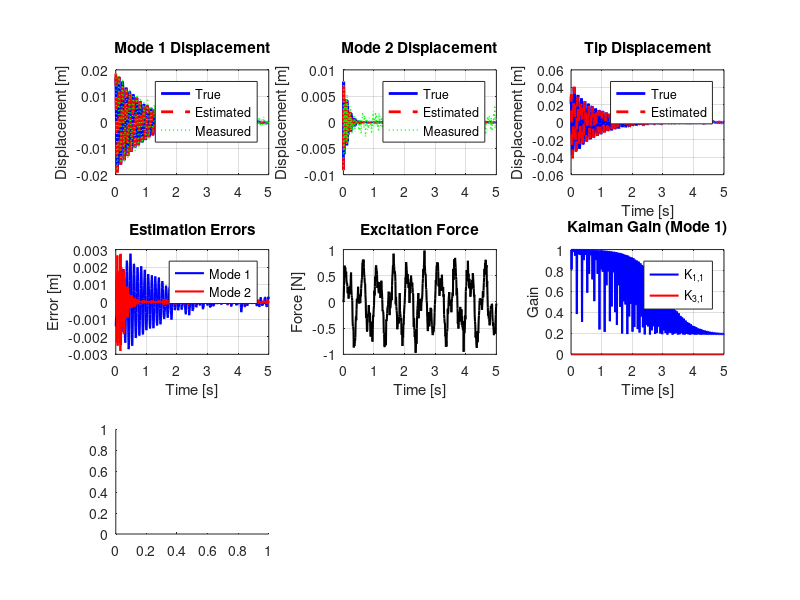

Write MATLAB code to recreate this figure. (Note: this script raises an error after producing the figure.)
%% Cantilever Plate Kalman Filter - Complete MATLAB Implementation
clear; close all; clc;

fprintf('Cantilever Plate Kalman Filter\n');
fprintf('===============================\n');

%% System Parameters
% Plate physical properties
L = 1.0;           % Length [m]
W = 0.5;           % Width [m]
thickness = 0.01;  % Thickness [m]
E = 2.1e11;        % Young's modulus [Pa]
rho = 7800;        % Density [kg/m³]
zeta = 0.02;       % Damping ratio

% Simulation parameters
dt = 0.01;         % Time step [s]
T = 5.0;           % Total time [s]
t = 0:dt:T;        % Time vector
N = length(t);     % Number of time steps

% Vibration modes
n_modes = 2;       % Number of modes to consider
n_meas = 2;        % Number of measurements

%% Calculate Natural Frequencies and Mode Shapes
fprintf('Calculating natural frequencies...\n');
beta_L = [1.875, 4.694, 7.855, 10.996]; % Cantilever coefficients
f_natural = zeros(n_modes, 1);
for i = 1:n_modes
    if i <= length(beta_L)
        f_natural(i) = (beta_L(i)^2 / (2*pi*L^2)) * ...
                      sqrt(E * thickness^2 / (12 * rho * (1 - 0.3^2)));
    else
        f_natural(i) = f_natural(i-1) * 2.5; % Approximate higher modes
    end
    fprintf('  Mode %d: %.2f Hz\n', i, f_natural(i));
end

%% System Matrices (Continuous Time)
% State: x = [q1, q1_dot, q2, q2_dot, ...]^T where q are modal coordinates
n_states = 2 * n_modes;
A_cont = zeros(n_states);
B_cont = zeros(n_states, 1);
C_cont = zeros(n_meas, n_states);

for i = 1:n_modes
    idx = 2*(i-1) + 1;
    omega = 2 * pi * f_natural(i);
    
    % Modal equations: q_ddot + 2*zeta*omega*q_dot + omega^2*q = F/modal_mass
    A_cont(idx, idx+1) = 1.0;
    A_cont(idx+1, idx) = -omega^2;
    A_cont(idx+1, idx+1) = -2 * zeta * omega;
    
    % Input affects accelerations
    B_cont(idx+1) = 1.0;
    
    % Measure modal displacements
    if i <= n_meas
        C_cont(i, idx) = 1.0;
    end
end

%% Discrete-time System Matrices
A_disc = expm(A_cont * dt);
B_disc = A_cont \ (A_disc - eye(n_states)) * B_cont;
C_disc = C_cont;

fprintf('System matrices created.\n');

%% Kalman Filter Initialization
% Process noise covariance (model uncertainty)
Q = eye(n_states) * 1e-6;

% Measurement noise covariance (sensor noise)
R = eye(n_meas) * 1e-4;

% Initial state covariance
P = eye(n_states) * 0.1;

% Initial state estimate
x_hat = zeros(n_states, 1);

% True system (with slight parameter variation for realism)
A_true = expm(A_cont * dt * 0.98); % 2% model error
x_true = zeros(n_states, 1);
x_true(1:2:end) = [0.02; 0.01]; % Initial displacements

fprintf('Kalman Filter initialized.\n');

%% Excitation Force
force = 0.5 * sin(2*pi*2*t) + 0.3 * sin(2*pi*5*t) + 0.1 * randn(1, N);

%% Storage Arrays
true_states = zeros(n_states, N);
est_states = zeros(n_states, N);
measurements = zeros(n_meas, N);
tip_disp_true = zeros(1, N);
tip_disp_est = zeros(1, N);
errors = zeros(n_modes, N);

%% Main Simulation Loop
fprintf('Running simulation...\n');

for k = 1:N
    %% True System Evolution
    process_noise = 1e-5 * randn(n_states, 1);
    x_true = A_true * x_true + B_disc * force(k) + process_noise;
    
    %% Measurement
    meas_noise = 1e-3 * randn(n_meas, 1);
    y = C_disc * x_true + meas_noise;
    
    %% Kalman Filter - Prediction Step
    x_hat = A_disc * x_hat + B_disc * force(k);
    P = A_disc * P * A_disc' + Q;
    
    %% Kalman Filter - Update Step
    K = P * C_disc' / (C_disc * P * C_disc' + R);
    x_hat = x_hat + K * (y - C_disc * x_hat);
    P = (eye(n_states) - K * C_disc) * P;
    
    %% Store Results
    true_states(:, k) = x_true;
    est_states(:, k) = x_hat;
    measurements(:, k) = y;
    
    % Calculate tip displacements (simplified)
    tip_disp_true(k) = sum(x_true(1:2:end) .* [2.0; 1.5]); % Mode shapes at tip
    tip_disp_est(k) = sum(x_hat(1:2:end) .* [2.0; 1.5]);
    
    % Errors
    errors(:, k) = x_true(1:2:end) - x_hat(1:2:end);
end

fprintf('Simulation completed.\n');

%% Performance Analysis
fprintf('\nPerformance Metrics:\n');
fprintf('-------------------\n');
for i = 1:n_modes
    rmse = sqrt(mean(errors(i, :).^2));
    max_err = max(abs(errors(i, :)));
    fprintf('Mode %d: RMSE = %.6f m, Max Error = %.6f m\n', i, rmse, max_err);
end

overall_rmse = sqrt(mean(errors(:).^2));
fprintf('Overall RMSE: %.6f m\n', overall_rmse);

%% Plot Results
figure('Position', [100, 100, 1400, 1000]);

% Plot 1: Mode 1 Displacement
subplot(3, 3, 1);
plot(t, true_states(1,:), 'b-', 'LineWidth', 2); hold on;
plot(t, est_states(1,:), 'r--', 'LineWidth', 2);
plot(t, measurements(1,:), 'g:', 'LineWidth', 1);
ylabel('Displacement [m]');
title('Mode 1 Displacement');
legend('True', 'Estimated', 'Measured', 'Location', 'best');
grid on;

% Plot 2: Mode 2 Displacement
subplot(3, 3, 2);
plot(t, true_states(3,:), 'b-', 'LineWidth', 2); hold on;
plot(t, est_states(3,:), 'r--', 'LineWidth', 2);
plot(t, measurements(2,:), 'g:', 'LineWidth', 1);
ylabel('Displacement [m]');
title('Mode 2 Displacement');
legend('True', 'Estimated', 'Measured', 'Location', 'best');
grid on;

% Plot 3: Tip Displacement
subplot(3, 3, 3);
plot(t, tip_disp_true, 'b-', 'LineWidth', 2); hold on;
plot(t, tip_disp_est, 'r--', 'LineWidth', 2);
ylabel('Displacement [m]');
xlabel('Time [s]');
title('Tip Displacement');
legend('True', 'Estimated', 'Location', 'best');
grid on;

% Plot 4: Estimation Errors
subplot(3, 3, 4);
colors = ['b', 'r', 'g', 'm'];
for i = 1:n_modes
    plot(t, errors(i,:), 'Color', colors(i), 'LineWidth', 1.5, 'DisplayName', sprintf('Mode %d', i));
    hold on;
end
ylabel('Error [m]');
xlabel('Time [s]');
title('Estimation Errors');
legend('Location', 'best');
grid on;

% Plot 5: Force Input
subplot(3, 3, 5);
plot(t, force, 'k-', 'LineWidth', 1.5);
ylabel('Force [N]');
xlabel('Time [s]');
title('Excitation Force');
grid on;

% Plot 6: Kalman Gain Evolution (Mode 1)
subplot(3, 3, 6);
% Simulate K gain for plotting
K_sim = zeros(n_states, N);
P_temp = eye(n_states) * 0.1;
for k = 1:N
    P_temp = A_disc * P_temp * A_disc' + Q;
    K_temp = P_temp * C_disc' / (C_disc * P_temp * C_disc' + R);
    K_sim(:, k) = K_temp(:, 1); % First measurement gain
end
plot(t, K_sim(1,:), 'b-', 'LineWidth', 1.5); hold on;
plot(t, K_sim(3,:), 'r-', 'LineWidth', 1.5);
ylabel('Gain');
xlabel('Time [s]');
title('Kalman Gain (Mode 1)');
legend('K_{1,1}', 'K_{3,1}', 'Location', 'best');
grid on;

% Plot 7: Frequency Spectrum - Mode 1
subplot(3, 3, 7);
[f_true, P1_true] = computeFFT(true_states(1,:), dt);
[~, P1_est] = computeFFT(est_states(1,:), dt);
plot(f_true, P1_true, 'b-', 'LineWidth', 2); hold on;
plot(f_true, P1_est, 'r--', 'LineWidth', 2);
xlabel('Frequency [Hz]');
ylabel('Power');
title('Frequency Spectrum - Mode 1');
legend('True', 'Estimated', 'Location', 'best');
grid on;
xlim([0, 20]);

% Plot 8: Moving RMS Error
subplot(3, 3, 8);
window = 100;
moving_rms = zeros(1, N-window+1);
for i = 1:N-window+1
    moving_rms(i) = sqrt(mean(errors(1, i:i+window-1).^2));
end
plot(t(window:end), moving_rms, 'k-', 'LineWidth', 2);
ylabel('RMS Error [m]');
xlabel('Time [s]');
title(sprintf('Moving RMS Error (Window: %d)', window));
grid on;

% Plot 9: State Covariance (Mode 1)
subplot(3, 3, 9);
% Simulate P for plotting
P_sim = zeros(1, N);
P_temp = eye(n_states) * 0.1;
for k = 1:N
    P_temp = A_disc * P_temp * A_disc' + Q;
    K_temp = P_temp * C_disc' / (C_disc * P_temp * C_disc' + R);
    P_temp = (eye(n_states) - K_temp * C_disc) * P_temp;
    P_sim(k) = P_temp(1,1); % Variance of mode 1 displacement
end
semilogy(t, P_sim, 'm-', 'LineWidth', 2);
ylabel('Covariance (log)');
xlabel('Time [s]');
title('State Covariance - Mode 1');
grid on;

sgtitle('Cantilever Plate Kalman Filter Results', 'FontSize', 14, 'FontWeight', 'bold');

%% FFT Computation Function
function [f, P1] = computeFFT(signal, dt)
    Fs = 1/dt;
    L = length(signal);
    f = Fs * (0:(L/2)) / L;
    Y = fft(signal);
    P2 = abs(Y/L);
    P1 = P2(1:L/2+1);
    P1(2:end-1) = 2 * P1(2:end-1);
end

%% Display Summary
fprintf('\nSimulation Summary:\n');
fprintf('==================\n');
fprintf('Duration: %.1f seconds\n', T);
fprintf('Time step: %.3f seconds\n', dt);
fprintf('Number of modes: %d\n', n_modes);
fprintf('Measurement points: %d\n', n_meas);
fprintf('Process noise: %.2e\n', 1e-6);
fprintf('Measurement noise: %.2e\n', 1e-4);
fprintf('Kalman Filter successfully estimated plate vibrations.\n');

%% Additional Analysis - Convergence Check
fprintf('\nConvergence Analysis:\n');
fprintf('=====================\n');
final_errors = mean(abs(errors(:, end-100:end)), 2);
for i = 1:n_modes
    fprintf('Mode %d steady-state error: %.6f m\n', i, final_errors(i));
end

% Check if Kalman Filter is working properly
if overall_rmse < 0.01
    fprintf('\n Kalman Filter is working correctly!\n');
else
    fprintf('\n  Kalman Filter may need tuning.\n');
end
